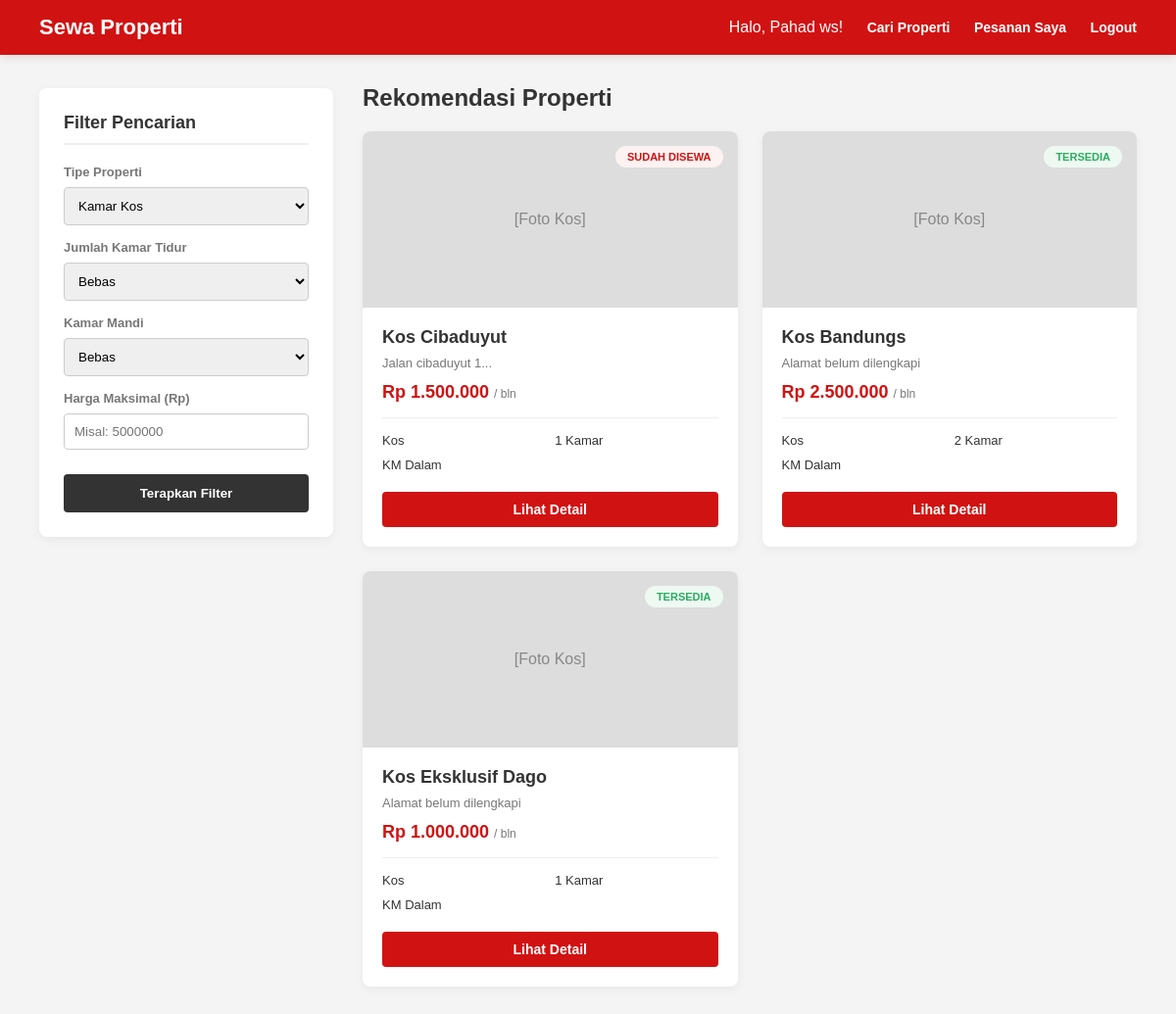
Screenshot of /katalog_properti.php?tipe=kos (signed in) with the database file from the repository.
### tables this page shows
CREATE TABLE `properti` (
  `id` int(11) NOT NULL,
  `owner_id` int(11) NOT NULL,
  `nama_properti` varchar(255) NOT NULL,
  `alamat` text DEFAULT NULL,
  `tipe` enum('rumah','apartemen','kos') NOT NULL,
  `kamar` int(2) NOT NULL,
  `kamar_mandi` enum('dalam','luar') NOT NULL,
  `harga` int(11) NOT NULL,
  `status` enum('TERSEDIA','TIDAK TERSEDIA') DEFAULT 'TERSEDIA',
  `deskripsi` text DEFAULT NULL,
  `foto` varchar(255) DEFAULT 'default.png',
  `created_at` timestamp NOT NULL DEFAULT current_timestamp()
);

### katalog_properti.php (the view, shortened to what this page needs)
<?php
require 'koneksi.php';
$query_sql = "SELECT * FROM properti WHERE 1=1";
if(isset($_GET['tipe']) && $_GET['tipe'] != "") {
    $tipe = mysqli_real_escape_string($conn, $_GET['tipe']);
    $query_sql .= " AND tipe = '$tipe'";
}
$query_sql .= " ORDER BY id DESC";
$result = mysqli_query($conn, $query_sql);
?>
<!DOCTYPE html>
<html lang="id">
<head>
</head>
<body>
    <div class="navbar">
        <div class="logo">Sewa Properti</div>
        <div class="menu">
            <span>Halo, <?php echo htmlspecialchars($_SESSION['nama'] ?? 'Tenant'); ?>!</span>
            <a href="katalog_properti.php">Cari Properti</a>
            <a href="dashboard_tenant.php">Pesanan Saya</a>
            <a href="logout.php">Logout</a>
        </div>
    </div>
    <div class="main-container">
        <div class="sidebar-filter">
            <h3>Filter Pencarian</h3>
            <form action="" method="GET">
                <div class="filter-group">
                    <label>Tipe Properti</label>
                    <select name="tipe">
                        <option value="kos" <?php if(isset($_GET['tipe']) && $_GET['tipe'] == 'kos') echo 'selected'; ?>>Kamar Kos</option>
                    </select>
                </div>
                <div class="filter-group">
                    <label>Jumlah Kamar Tidur</label>
                    <select name="kamar">
                        <option value="">Bebas</option>
                    </select>
                </div>
                <div class="filter-group">
                    <label>Kamar Mandi</label>
                    <select name="kamar_mandi">
                        <option value="">Bebas</option>
                    </select>
                </div>
                <div class="filter-group">
                    <label>Harga Maksimal (Rp)</label>
                    <input type="number" name="harga_max" placeholder="Misal: 5000000" value="<?php if(isset($_GET['harga_max'])) echo htmlspecialchars($_GET['harga_max']); ?>">
                </div>
                <button type="submit" class="btn-filter">Terapkan Filter</button>
            </form>
        </div>
        <div class="content-area">
            <h2>Rekomendasi Properti</h2>
            <div class="property-grid">
                <?php
                if(mysqli_num_rows($result) == 0) {
                    echo "<div class='kosong'>Maaf, tidak ada properti yang cocok dengan filter kamu. Coba sesuaikan ulang pencarian.</div>";
                } else {
                    while($row = mysqli_fetch_assoc($result)) {
                        $tipe_label = ucfirst($row['tipe']);
                        $km_label = ucfirst($row['kamar_mandi']);
                        $harga_rp = "Rp " . number_format($row['harga'], 0, ',', '.');
                        $alamat_singkat = !empty($row['alamat']) ? htmlspecialchars(substr($row['alamat'], 0, 35)) . '...' : 'Alamat belum dilengkapi';
                        $status_properti = $row['status'] ?? 'TERSEDIA';
                        $badge_class = ($status_properti == 'TERSEDIA') ? 'status-tersedia' : 'status-tidak';
                        $status_text = ($status_properti == 'TERSEDIA') ? 'Tersedia' : 'Sudah Disewa';
                        echo "
                        <div class='property-card'>
                            <div class='property-image'>
                                <span class='badge-status {$badge_class}'>{$status_text}</span>
                                [Foto {$tipe_label}]
                            </div>
                            <div class='property-info'>
                                <h3 class='property-title'>" . htmlspecialchars($row['nama_properti']) . "</h3>
                                <div class='property-address'> {$alamat_singkat}</div>
                                <div class='property-price'>{$harga_rp} <span style='font-size: 12px; color: #777; font-weight: normal;'>/ bln</span></div>
                                <div class='property-features'>
                                    <div> {$tipe_label}</div>
                                    <div> {$row['kamar']} Kamar</div>
                                    <div style='grid-column: 1 / -1;'> KM {$km_label}</div>
                                </div>
                                <a href='detail_properti.php?id={$row['id']}' class='btn-sewa'>Lihat Detail</a>
                            </div>
                        </div>
                        ";
                    }
                }
                ?>
            </div>
        </div>
    </div>
</body>
</html>

### katalog_properti.php (style rules this page uses)
:root { --primary-red: #d11212; --dark-red: #a00d0d; --bg-color: #f4f4f4; --text-main: #333; --text-muted: #777; }
body { font-family: Arial, sans-serif; background-color: var(--bg-color); margin: 0; color: var(--text-main); }
.navbar { background-color: var(--primary-red); padding: 15px 40px; display: flex; justify-content: space-between; align-items: center; color: white; position: sticky; top: 0; z-index: 100; box-shadow: 0 2px 10px rgba(0,0,0,0.1); }
.navbar .logo { font-size: 22px; font-weight: bold; }
.navbar .menu a { color: white; text-decoration: none; margin-left: 20px; font-size: 14px; font-weight: bold; transition: 0.2s; }
.main-container { display: flex; padding: 30px 40px; gap: 30px; max-width: 1200px; margin: 0 auto; align-items: flex-start; }
.sidebar-filter { background: white; padding: 25px; border-radius: 8px; width: 250px; position: sticky; top: 90px; box-shadow: 0 3px 10px rgba(0,0,0,0.05); }
.sidebar-filter h3 { margin-top: 0; font-size: 18px; border-bottom: 2px solid #eee; padding-bottom: 10px; margin-bottom: 20px; color: var(--text-main); }
.filter-group { margin-bottom: 15px; }
.filter-group label { display: block; font-size: 13px; color: var(--text-muted); margin-bottom: 8px; font-weight: bold; }
.filter-group select, .filter-group input { width: 100%; padding: 10px; border: 1px solid #ccc; border-radius: 4px; box-sizing: border-box; font-family: inherit; }
.btn-filter { background: var(--text-main); color: white; border: none; width: 100%; padding: 12px; font-weight: bold; border-radius: 4px; cursor: pointer; margin-top: 10px; transition: 0.2s; }
.content-area { flex: 1; }
.content-area h2 { margin-top: 0; color: var(--text-main); margin-bottom: 20px; }
.property-grid { display: grid; grid-template-columns: repeat(auto-fill, minmax(280px, 1fr)); gap: 25px; }
.property-card { background: white; border-radius: 8px; overflow: hidden; box-shadow: 0 3px 10px rgba(0,0,0,0.05); transition: 0.3s; position: relative; }
.property-image { width: 100%; height: 180px; background-color: #ddd; display: flex; align-items: center; justify-content: center; color: #888; position: relative; }
.badge-status { position: absolute; top: 15px; right: 15px; padding: 5px 12px; border-radius: 20px; font-weight: bold; font-size: 11px; text-transform: uppercase; }
.status-tersedia { background: #eef9f1; color: #27ae60; }
.status-tidak { background: #fdf2f2; color: var(--primary-red); }
.property-info { padding: 20px; }
.property-title { font-size: 18px; font-weight: bold; margin: 0 0 8px 0; color: var(--text-main); }
.property-address { font-size: 13px; color: var(--text-muted); margin-bottom: 12px; display: flex; align-items: center; gap: 5px; }
.property-price { color: var(--primary-red); font-size: 18px; font-weight: bold; margin-bottom: 15px; border-bottom: 1px solid #eee; padding-bottom: 15px; }
.property-features { font-size: 13px; color: var(--text-main); margin-bottom: 20px; display: grid; grid-template-columns: 1fr 1fr; gap: 10px; }
.property-features div { display: flex; align-items: center; gap: 5px; }
.btn-sewa { display: block; text-align: center; background: var(--primary-red); color: white; padding: 10px; text-decoration: none; border-radius: 4px; font-weight: bold; font-size: 14px; transition: 0.2s; }

### rows the page displays
properti: status "SUDAH DISEWA", tipe "Kos", nama_properti "Kos Cibaduyut", alamat "Jalan cibaduyut 1...", harga "Rp 1.500.000", kamar "1", kamar_mandi "Dalam"
properti: status "TERSEDIA", tipe "Kos", nama_properti "Kos Bandungs", alamat "Alamat belum dilengkapi", harga "Rp 2.500.000", kamar "2", kamar_mandi "Dalam"
properti: status "TERSEDIA", tipe "Kos", nama_properti "Kos Eksklusif Dago", alamat "Alamat belum dilengkapi", harga "Rp 1.000.000", kamar "1", kamar_mandi "Dalam"

### other values shown
$_SESSION['nama'] "Pahad ws"
